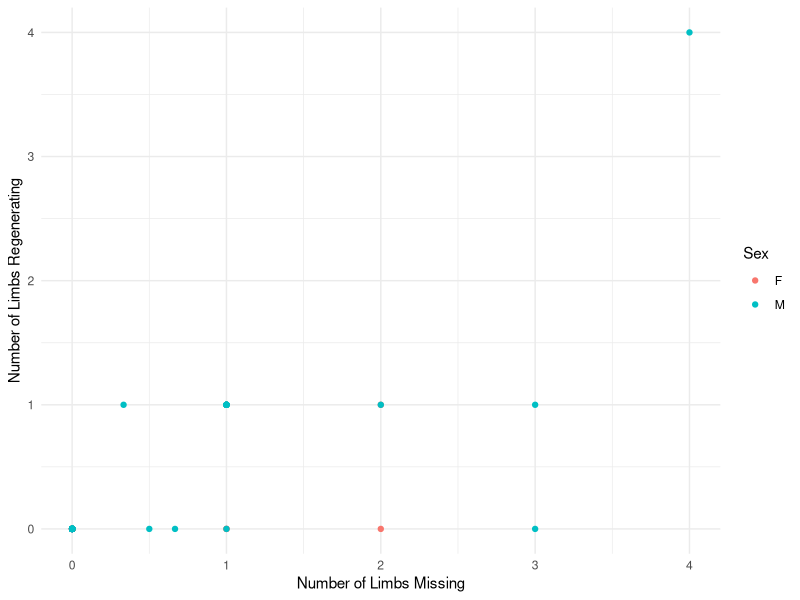
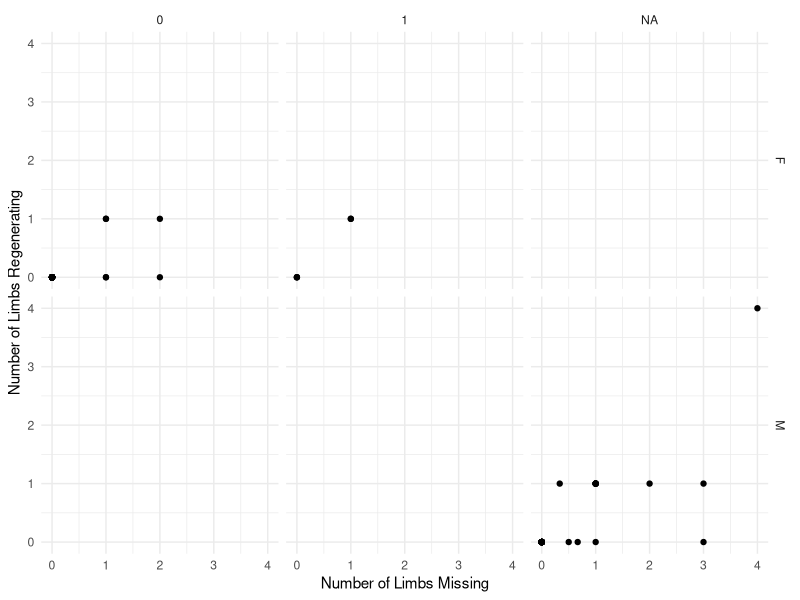
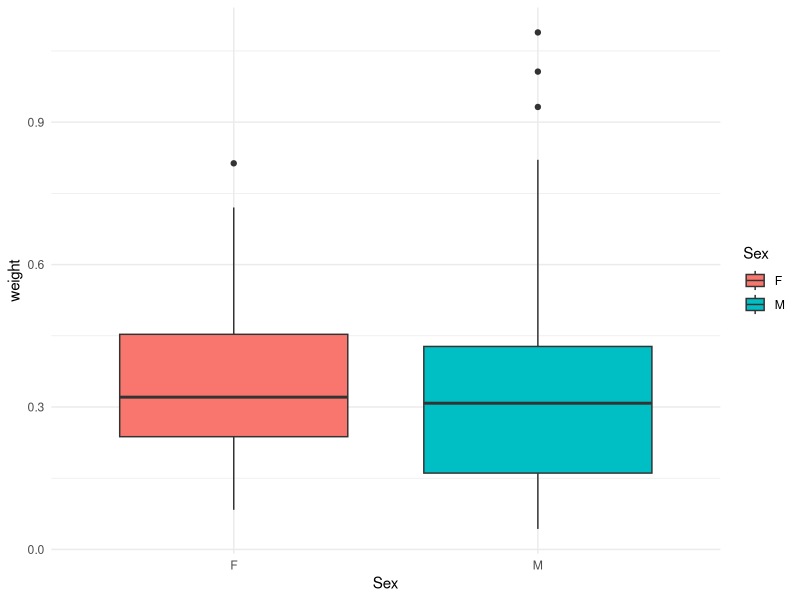

Write the R code that produced these figures, in order.
## ---- chunk 1
#First let us load the data.

install.packages("tidyverse")
library(tidyverse)
library(readr)
data <- read_csv("raw_data/data.csv")
View(data)
## ---- chunk 2
#Let us have a look on the data.
library(skimr)
skim(data)

#We can see the Data contained in this file are the following:
#NumLimbsMissing: Count data of the number of limbs missing on experimental animals
#NumLimbsRegenerating: Count data of the number of limbs regenerating based on the number of limb buds
#Vitellogenic: Yes (1) or No (0) data for whether females are vitellogenic
#Gravid: Yes (1) or No (0) data for whether females are gravid
#TempC: Mean temperature in Celcius during the experimental period
#VO2_ml_per_h: Metabolic rate (ml oxygen consumed per h)
#Weight: Dry mass of experimental animal in grams
#Sex: Female (F) or Male (M)
## ---- chunk 3
#Let us make a plot using ggplot.

library(ggplot2)

# Let us make a gemo_plot，NumLimbsMissing is the x，NumLimbsRegenerating is the y，and use Sex to color it.

ggplot(data, aes(x = NumLimbsMissing, y = NumLimbsRegenerating, color = Sex)) +
  geom_point() +
  labs(x = "Number of Limbs Missing", y = "Number of Limbs Regenerating", color = "Sex") +
  theme_minimal()

# Let us add the facets to make it better，using Sex and Gravid.
ggplot(data, aes(x = NumLimbsMissing, y = NumLimbsRegenerating)) +
  geom_point() +
  facet_grid(Sex ~ Gravid) +
  labs(x = "Number of Limbs Missing", y = "Number of Limbs Regenerating") +
  theme_minimal()

# We can also make a boxplot，to compare the distribution of Weight in different sex.

ggplot(data, aes(x = Sex, y = weight, fill = Sex)) +
  geom_boxplot() +
  labs(x = "Sex", y = "weight", fill = "Sex") +
  theme_minimal()

# We got it!
